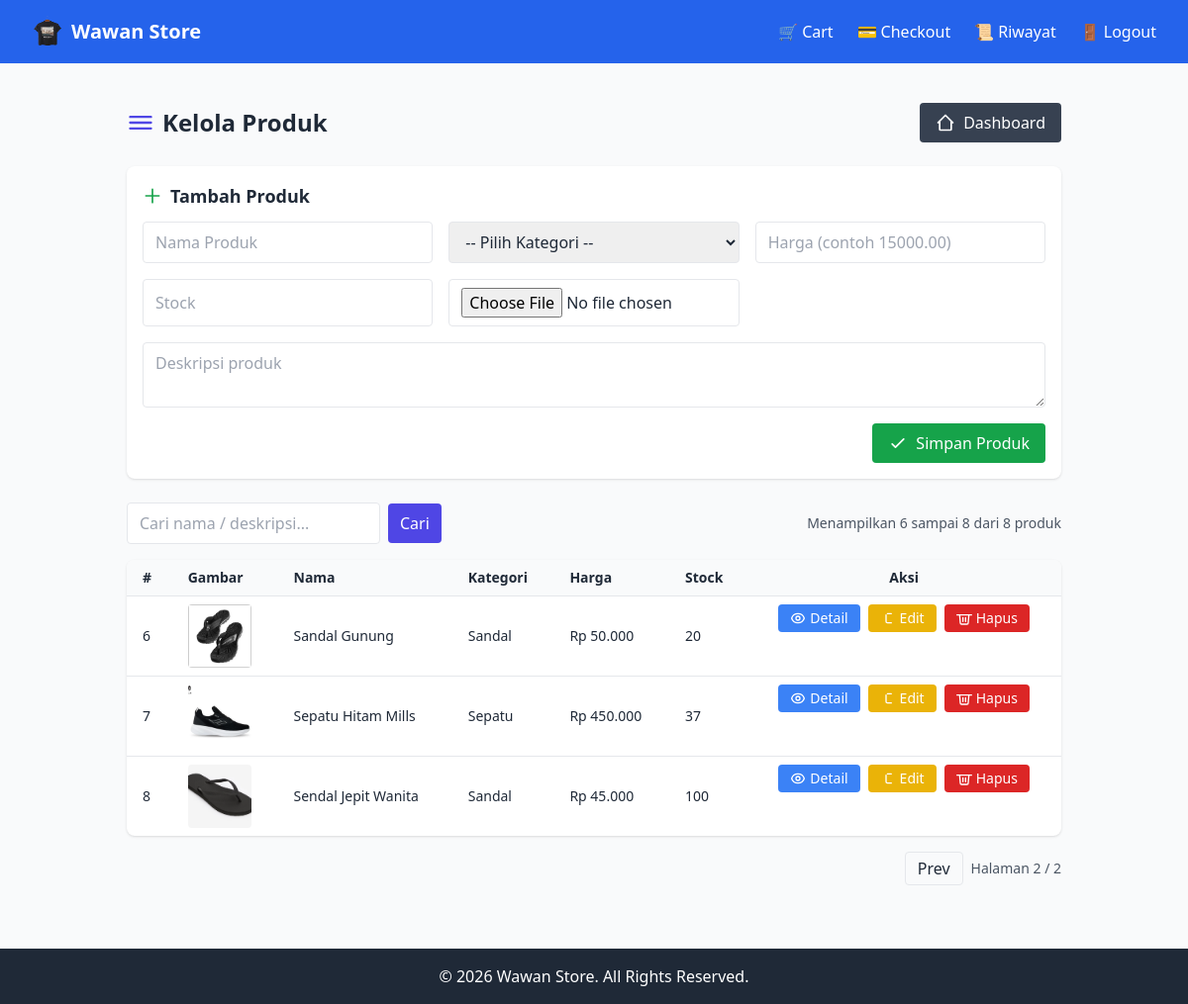
Page /admin/products.php?page=2 (signed in) on the committed database.
### tables this page shows
CREATE TABLE `products` (
  `id` int(11) NOT NULL,
  `category_id` int(11) NOT NULL,
  `name` varchar(150) NOT NULL,
  `description` text DEFAULT NULL,
  `price` decimal(12,2) NOT NULL,
  `stock` int(11) DEFAULT 0,
  `image` varchar(255) DEFAULT NULL
);

CREATE TABLE `categories` (
  `id` int(11) NOT NULL,
  `name` varchar(100) NOT NULL,
  `description` text DEFAULT NULL
);

### includes/functions.php (called while the page is built, shortened)
<?php
function e($string) {
    return htmlspecialchars($string, ENT_QUOTES, 'UTF-8');
}

### admin/products.php (the view, shortened to what this page needs)
<?php
include "../config/database.php";
include "../includes/functions.php";
$perPage = 5;
$page = isset($_GET['page']) ? max(1, (int)$_GET['page']) : 1;
$offset = ($page - 1) * $perPage;
$search = isset($_GET['q']) ? trim($_GET['q']) : '';
if ($search !== '') {
    $like = "%{$search}%";
    $cntStmt = $conn->prepare("SELECT COUNT(*) as total FROM products WHERE name LIKE ? OR description LIKE ?");
    $cntStmt->bind_param("ss", $like, $like);
    $cntStmt->execute();
    $cntRes = $cntStmt->get_result()->fetch_assoc();
    $total = (int)$cntRes['total'];
    $listStmt = $conn->prepare("SELECT p.*, c.name AS category_name FROM products p LEFT JOIN categories c ON p.category_id = c.id WHERE p.name LIKE ? OR p.description LIKE ? ORDER BY p.id ASC LIMIT ?, ?");
    $listStmt->bind_param("ssii", $like, $like, $offset, $perPage);
    $listStmt->execute();
    $result = $listStmt->get_result();
} else {
    $cntRes = $conn->query("SELECT COUNT(*) as total FROM products")->fetch_assoc();
    $total = (int)$cntRes['total'];
    $listStmt = $conn->prepare("SELECT p.*, c.name AS category_name FROM products p LEFT JOIN categories c ON p.category_id = c.id ORDER BY p.id ASC LIMIT ?, ?");
    $listStmt->bind_param("ii", $offset, $perPage);
    $listStmt->execute();
    $result = $listStmt->get_result();
}
$totalPages = max(1, ceil($total / $perPage));
?>
<?php include "../includes/header.php"; ?>
<div class="p-6">
  <div class="flex items-center justify-between mb-6">
    <h1 class="text-2xl font-bold flex items-center gap-2">
      <svg xmlns="http://www.w3.org/2000/svg" class="h-7 w-7 text-indigo-600" fill="none" viewBox="0 0 24 24" stroke="currentColor">
        <path stroke-linecap="round" stroke-linejoin="round" stroke-width="2" d="M3 7h18M3 12h18M3 17h18" />
      </svg>
      Kelola Produk
    </h1>
    <div class="flex items-center gap-3">
      <a href="index.php" class="flex items-center gap-2 bg-gray-700 text-white px-4 py-2 rounded hover:bg-gray-800">
        <svg xmlns="http://www.w3.org/2000/svg" class="h-5 w-5" fill="none" viewBox="0 0 24 24" stroke="currentColor">
          <path stroke-linecap="round" stroke-linejoin="round" stroke-width="2" d="M3 12l2-2m0 0l7-7 7 7M5 10v10a1 1 0 001 1h3m10-11l2 2m-2-2v10a1 1 0 01-1 1h-3m-6 0h6" />
        </svg>
        Dashboard
      </a>
    </div>
  </div>
  <div class="bg-white p-4 rounded-lg shadow mb-6">
    <h2 class="text-lg font-semibold mb-3 flex items-center gap-2">
      <svg xmlns="http://www.w3.org/2000/svg" class="h-5 w-5 text-green-600" fill="none" viewBox="0 0 24 24" stroke="currentColor">
        <path stroke-linecap="round" stroke-linejoin="round" stroke-width="2" d="M12 4v16m8-8H4" />
      </svg>
      Tambah Produk
    </h2>
    <form method="POST" enctype="multipart/form-data" class="grid grid-cols-1 md:grid-cols-3 gap-4">
      <input type="text" name="name" placeholder="Nama Produk" required class="px-3 py-2 border rounded w-full" />
      <select name="category_id" required class="px-3 py-2 border rounded w-full">
        <option value="">-- Pilih Kategori --</option>
      </select>
      <input type="number" step="0.01" name="price" placeholder="Harga (contoh 15000.00)" required class="px-3 py-2 border rounded w-full" />
      <input type="number" name="stock" placeholder="Stock" required class="px-3 py-2 border rounded w-full" />
      <input type="file" name="image" accept="image/*" class="px-3 py-2 border rounded w-full" />
      <textarea name="description" placeholder="Deskripsi produk" class="px-3 py-2 border rounded w-full md:col-span-3"></textarea>
      <div class="md:col-span-3 flex justify-end">
        <button type="submit" name="add_product" class="bg-green-600 text-white px-4 py-2 rounded hover:bg-green-700 flex items-center gap-2">
          <svg xmlns="http://www.w3.org/2000/svg" class="h-5 w-5" fill="none" viewBox="0 0 24 24" stroke="currentColor">
            <path stroke-linecap="round" stroke-linejoin="round" stroke-width="2" d="M5 13l4 4L19 7" />
          </svg>
          Simpan Produk
        </button>
      </div>
    </form>
  </div>
  <div class="flex flex-col sm:flex-row gap-3 items-center justify-between mb-4">
    <form method="GET" class="flex items-center gap-2 w-full sm:w-auto">
      <input type="text" name="q" value="<?= e($search) ?>" placeholder="Cari nama / deskripsi..." class="px-3 py-2 border rounded w-full sm:w-64" />
      <button type="submit" class="bg-indigo-600 text-white px-3 py-2 rounded hover:bg-indigo-700">Cari</button>
    </form>
    <div class="text-sm text-gray-600">
      Menampilkan <?= ($total === 0 ? 0 : ($offset+1)) ?> sampai <?= min($offset + $perPage, $total) ?> dari <?= $total ?> produk
    </div>
  </div>
  <div class="overflow-x-auto bg-white shadow rounded-lg">
    <table class="min-w-full text-sm">
      <thead class="bg-gray-50">
        <tr>
          <th class="px-4 py-2 text-left">#</th>
          <th class="px-4 py-2 text-left">Gambar</th>
          <th class="px-4 py-2 text-left">Nama</th>
          <th class="px-4 py-2 text-left">Kategori</th>
          <th class="px-4 py-2 text-left">Harga</th>
          <th class="px-4 py-2 text-left">Stock</th>
          <th class="px-4 py-2 text-center">Aksi</th>
        </tr>
      </thead>
      <tbody>
        <?php $i = $offset + 1; while($row = $result->fetch_assoc()): ?>
        <tr class="border-t hover:bg-gray-50">
          <td class="px-4 py-2"><?= $i++ ?></td>
          <td class="px-4 py-2">
            <?php if ($row['image']): ?>
              <img src="../assets/uploads/products/<?= e($row['image']) ?>" class="h-16 w-16 object-cover rounded" alt="<?= e($row['name']) ?>">
            <?php else: ?>
              <div class="h-16 w-16 bg-gray-200 rounded flex items-center justify-center text-gray-500">No</div>
            <?php endif; ?>
          </td>
          <td class="px-4 py-2"><?= e($row['name']) ?></td>
          <td class="px-4 py-2"><?= e($row['category_name'] ?? '-') ?></td>
          <td class="px-4 py-2">Rp <?= number_format($row['price'],0,',','.') ?></td>
          <td class="px-4 py-2"><?= (int)$row['stock'] ?></td>
          <td class="px-4 py-2 text-center flex gap-2 justify-center">
            <a href="detailproducts.php?id=<?= $row['id'] ?>" class="bg-blue-500 text-white px-3 py-1 rounded hover:bg-blue-600 flex items-center gap-1">
              Detail
            </a>
            <button onclick='openEditModal(<?= $row['id'] ?>, <?= json_encode($row['category_id']) ?>, <?= json_encode($row['name']) ?>, <?= json_encode($row['description']) ?>, <?= json_encode($row['price']) ?>, <?= json_encode($row['stock']) ?>, <?= json_encode($row['image']) ?>)' class="bg-yellow-500 text-white px-3 py-1 rounded hover:bg-yellow-600 flex items-center gap-1">
              <svg xmlns="http://www.w3.org/2000/svg" class="h-4 w-4" fill="none" viewBox="0 0 24 24" stroke="currentColor">
                <path stroke-linecap="round" stroke-linejoin="round" stroke-width="2" d="M11 5h6M9 7v10a2 2 0 002 2h6" />
              </svg>
              Edit
            </button>
            <a href="?delete=<?= $row['id'] ?>" onclick="return confirm('Hapus produk ini?')" class="bg-red-600 text-white px-3 py-1 rounded hover:bg-red-700 flex items-center gap-1">
              <svg xmlns="http://www.w3.org/2000/svg" class="h-4 w-4" fill="none" viewBox="0 0 24 24" stroke="currentColor">
                <path stroke-linecap="round" stroke-linejoin="round" stroke-width="2" d="M19 7l-1 12a2 2 0 01-2 2H8a2 2 0 01-2-2L5 7m5 4v6m4-6v6M1 7h22" />
              </svg>
              Hapus
            </a>
          </td>
        </tr>
        <?php endwhile; ?>
      </tbody>
    </table>
  </div>
  <div class="flex items-center justify-between mt-4">
    <div class="flex gap-2 items-center">
      <?php if ($page > 1): ?>
        <a href="?<?= ($search !== '' ? 'q=' . urlencode($search) . '&' : '') ?>page=<?= $page-1 ?>" class="px-3 py-1 border rounded hover:bg-gray-100">Prev</a>
      <?php endif; ?>
      <span class="text-sm text-gray-600">Halaman <?= $page ?> / <?= $totalPages ?></span>
    </div>
  </div>
</div>
<?php include "../includes/footer.php"; ?>

### rows in the picture
products: image (picture), name "Sandal Gunung", category.name "Sandal", price "50.000", stock "20"
products: image (picture), name "Sepatu Hitam Mills", category.name "Sepatu", price "450.000", stock "37"
products: image (picture), name "Sendal Jepit Wanita", category.name "Sandal", price "45.000", stock "100"

### other values in the picture
$offset+1 "6"
min($offset + $perPage, $total) "8"
$total "8"
$page "2"
$totalPages "2"
